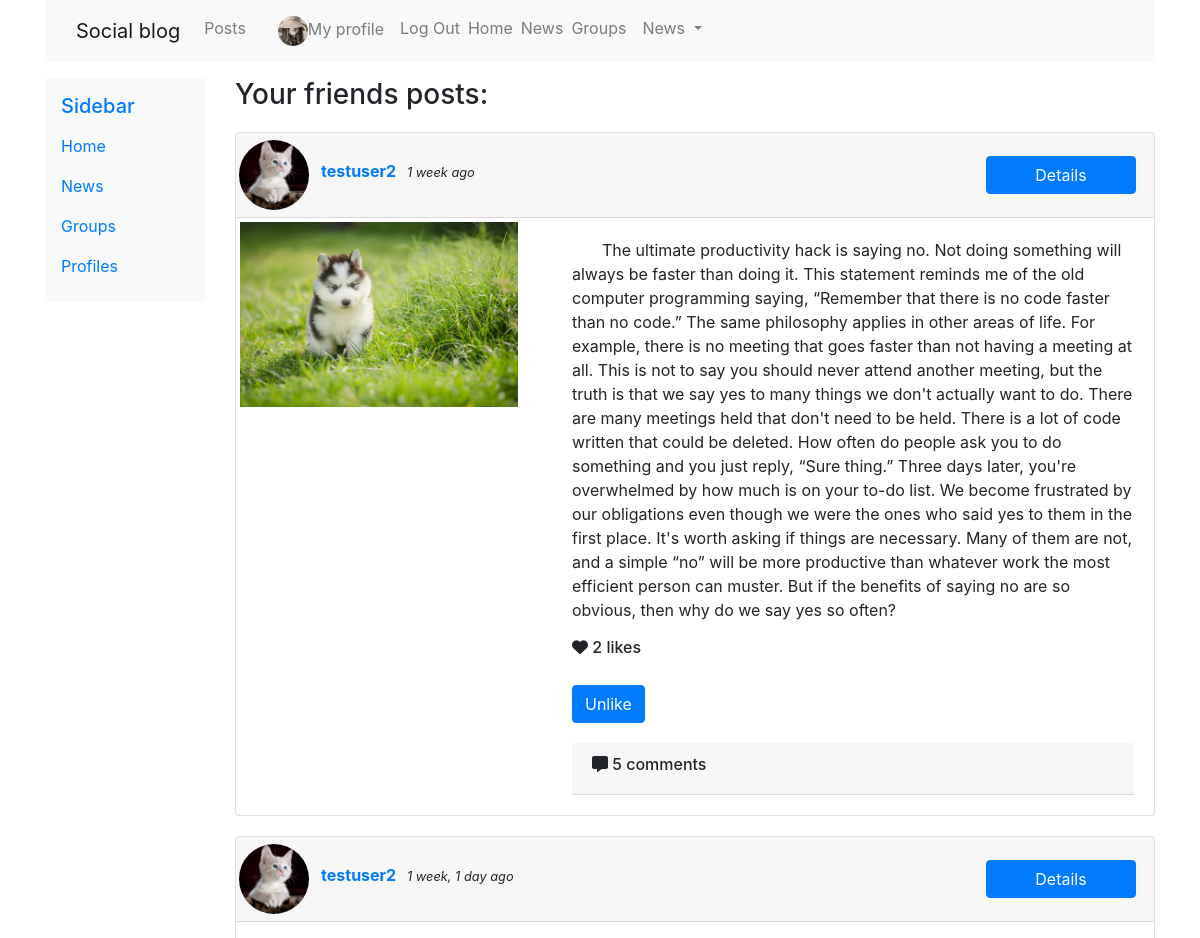
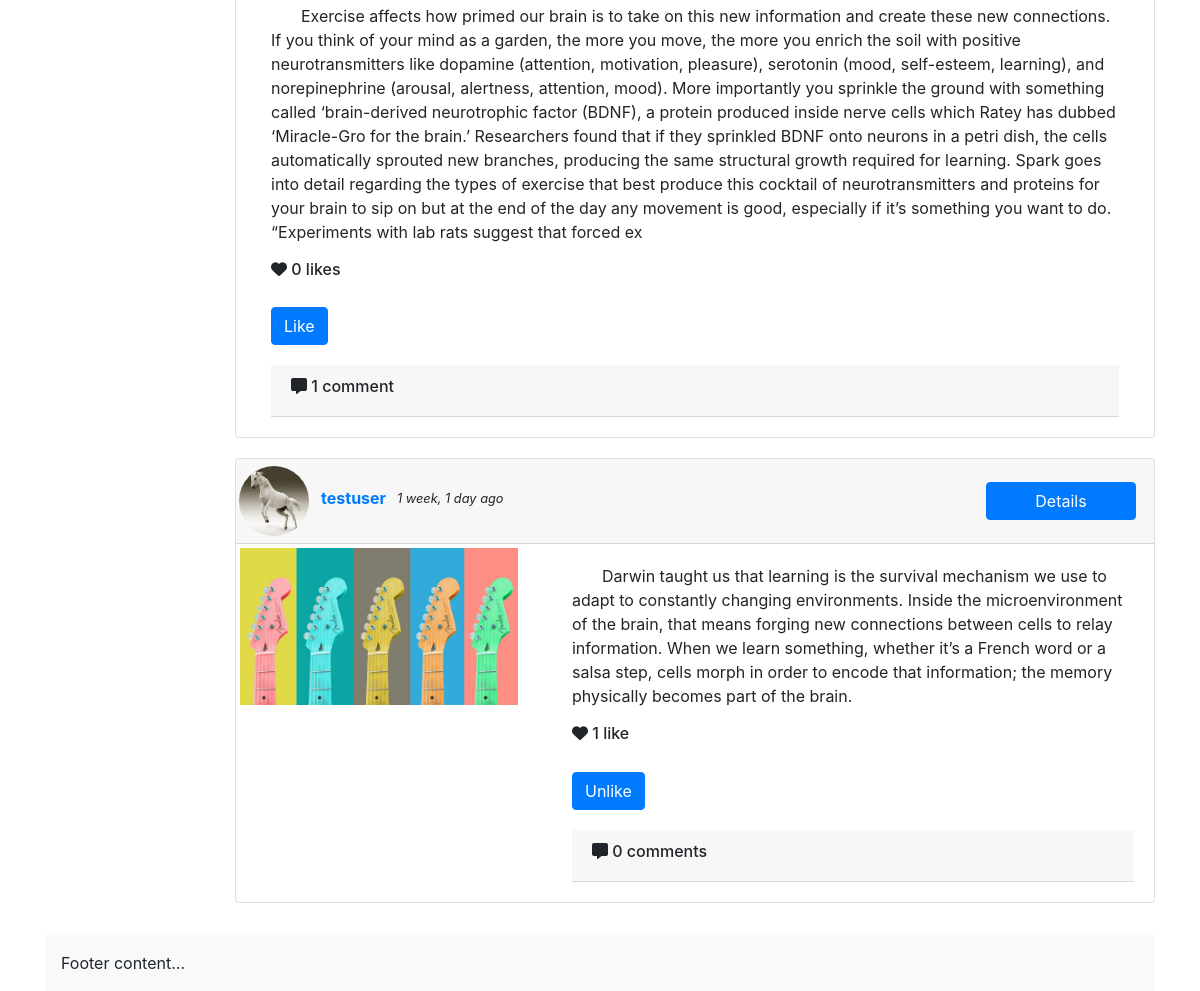
/posts/friends_posts/ (signed in), run on the app's committed database (2 pictures, top to bottom).
### posts/models.py (models this page shows, shortened)
class Post(models.Model):
    content = models.TextField()
    image = models.ImageField(upload_to='posts', validators=[FileExtensionValidator(['png', 'jpg', 'jpeg'])], blank=True)
    liked = models.ManyToManyField('profiles.Profile', blank=True, related_name='likes')
    updated = models.DateTimeField(auto_now=True)
    created = models.DateTimeField(auto_now_add=True)
    author = models.ForeignKey('profiles.Profile', on_delete=models.CASCADE, related_name='posts', null=True)
    group = models.ForeignKey(Group, related_name='posts', null=True, blank=True, on_delete=models.CASCADE)
    def num_likes(self):
        return self.liked.all().count()
    def num_comments(self):
        return self.comment_set.all().count()
    def get_users_liked(self):
        users = []
        for person in self.liked.all():
            users += [person.user]
        return users
    class Meta:
        ordering = ('-created',)

### profiles/models.py (models this page shows, shortened)
class Profile(models.Model):
    first_name = models.CharField(max_length=100, blank=True)
    last_name = models.CharField(max_length=100, blank=True)
    user = models.OneToOneField(User, on_delete=models.CASCADE)
    bio = models.TextField(default='No bio...')
    friends = models.ManyToManyField(User, related_name='friends', blank=True)
    email = models.EmailField(max_length=200, blank=True)
    country = models.CharField(max_length=200,blank=True)
    avatar = models.ImageField(default='avatar.png', upload_to='avatars/')
    slug = models.SlugField(unique=True, blank=True)
    updated = models.DateTimeField(auto_now=True)
    created = models.DateTimeField(auto_now_add=True)
    objects = ProfileManager()
    def __str__(self):
        return f'{self.user.username}'   #-{self.created.strftime("%d-%m-%Y")}
    __initial_first_name = None
    __initial_last_name = None
    def __init__(self, *args, **kwargs):
        super().__init__(*args, **kwargs)
        self.__initial_first_name = self.first_name
        self.__initial_last_name = self.last_name
    class Meta:
        ordering = ['-created',]

### posts/views.py (the view, shortened to what this page needs)
# urls.py: path('friends_posts/', views.friends_posts, name='friends_posts'),
@login_required
def friends_posts(request):
    profile = Profile.objects.get(user=request.user)
    users = [user for user in profile.friends.all()]
    comment_form = CommentModelForm
    posts = []
    qs = None
    for one_user in users:
        prof = Profile.objects.get(user=one_user)
        prof_posts= prof.posts.all().filter()
        posts.append(prof_posts)
    if len(posts) >0:
        qs = sorted(chain(*posts), reverse=True, key=lambda obj: obj.created)
    context = {
        'posts': qs,
        'users': users,
        'comment_form': comment_form,
    }
    return render(request, 'posts/friends_posts.html', context)

### profiles/context_processors.py (called while the page is built)
def profile_pic(request):
    if request.user.is_authenticated:
        profile_obj = Profile.objects.get(user=request.user)
        pic = profile_obj.avatar
        return {'picture': pic}
    return {}

def invitations_no_rec(request):
    if request.user.is_authenticated:
        profile_obj = Profile.objects.get(user=request.user)
        qs_count = Relationship.objects.invitations_received(profile_obj).count()
        return {'invitations_no': qs_count}
    return {}

### profiles/models.py (called while the page is built)
    def invitations_received(self, receiver):
        qs = Relationship.objects.filter(receiver=receiver, status='send')
        return qs

### posts/templates/posts/friends_posts.html (shortened to what this page needs)
<!DOCTYPE html>
{% extends 'base.html' %}
{% block content %}
<h3>Your friends posts:</h3>
{% for post in posts %}
    <div class="card mb-3">
        <div class="card-header" style="padding: 3px;">
            <a href="{% url 'profiles:profile_detail_view' slug=post.author.slug %}">
            <img class="avatar" src="{{post.author.avatar.url}}"
            style="width:70px;height:70px;margin-top:4px;" >
            <b>&nbsp;  {{ post.author.user }}</b></a><small><em> &nbsp; {{ post.created|timesince}} ago</em></small>&nbsp;
            <a href="{% url 'posts:single' post.pk %}">
                <button class="btn btn-primary float-end" style="width: 150px;margin-right:15px;">Details</button>
            </a>
        </div>
        {% if post.image %}
            <div class="row g-0">
                <div class="col-md-4">
                    <img src="{{post.image.url}}" class="img-thumbnail">
                </div>
                <div class="col-md-8">
                    <div class="card-body">
                        <div class="card-text">
                            <p>{{ post.content }} </p>
                        </div>
                        <h6><i class="fas fa-heart"></i> {{post.num_likes}} like{{post.num_likes|pluralize}} </h6>
                        <form action="{% url 'posts:like_post_view' %}" method="POST" id="{{post.id}}" >
                            <button type="submit" class="btn btn-primary">
                            {% if user not in post.get_users_liked %}
                                Like
                            {% else %}
                                Unlike
                            {% endif %}
                            </button>
                        </form>
                        <div class="card-header" style='width:auto;' data-toggle="collapse" data-target="#comment_box">
                            <h6><i class="fas fa-comment-alt"></i>  {{ post.num_comments }} comment{{post.num_comments|pluralize}}</h6>
                        </div>
                    </div>
                </div>
            </div>
        {% else %}
            <div class="col-lg">
                <div class="card-body">
                    <div class="card-text">
                        <p>{{ post.content }} </p>
                    </div>
                    <h6><i class="fas fa-heart"></i> {{post.num_likes}} like{{post.num_likes|pluralize}} </h6>
                    <form action="{% url 'posts:like_post_view' %}" method="POST" id="{{post.id}}" >
                        <button type="submit" class="btn btn-primary">
                        {% if profile not in post.liked.all %}
                            Like
                        {% else %}
                            Unlike
                        {% endif %}
                        </button>
                    </form>
                    <div class="card-header" style='width:auto;' data-toggle="collapse" data-target="#comment_box">
                        <h6><i class="fas fa-comment-alt"></i>  {{ post.num_comments }} comment{{post.num_comments|pluralize}}</h6>
                    </div>
                </div>
            </div>
        {% endif %}
    </div>
{% endfor %}
{% endblock content %}

### static/social_blog/css/master.css (style rules this page uses)
.avatar { width: 100px; height: 100px; object-fit:cover; border-radius: 50%; }
.btn, .card { margin-top: 20px; margin-bottom: 20px; }
p { text-indent: 30px; }
.img-thumbnail { border: none; }

### data on the page
Post: author.avatar (picture), author.user "testuser2", created "1 week", image (picture), content "The ultimate productivity hack is saying no. Not doing something will always be faster than doing it. This statement reminds me of the old computer programming saying, “Remember that there is no code faster than no code.” The same philosophy applies in other areas of life. For example, there is no meeting that goes faster than not having a meeting at all. This is not to say you should never attend another meeting, but the truth is that we say yes to many things we don't actually want to do. There are many meetings held that don't need to be held. There is a lot of code written that could be deleted. How often do people ask you to do something and you just reply, “Sure thing.” Three days…", num_likes "2", shows "Unlike", num_comments "5"
Post: author.avatar (picture), author.user "testuser2", created "1 week, 1 day", content "Exercise affects how primed our brain is to take on this new information and create these new connections. If you think of your mind as a garden, the more you move, the more you enrich the soil with positive neurotransmitters like dopamine (attention, motivation, pleasure), serotonin (mood, self-esteem, learning), and norepinephrine (arousal, alertness, attention, mood). More importantly you sprinkle the ground with something called ‘brain-derived neurotrophic factor (BDNF), a protein produced inside nerve cells which Ratey has dubbed ‘Miracle-Gro for the brain.’ Researchers found that if they sprinkled BDNF onto neurons in a petri dish, the cells automatically sprouted new branches,…", num_likes "0", shows "Like", num_comments "1"
Post: author.avatar (picture), author.user "testuser", created "1 week, 1 day", image (picture), content "Darwin taught us that learning is the survival mechanism we use to adapt to constantly changing environments. Inside the microenvironment of the brain, that means forging new connections between cells to relay information. When we learn something, whether it’s a French word or a salsa step, cells morph in order to encode that information; the memory physically becomes part of the brain.", num_likes "1", shows "Unlike", num_comments "0"
